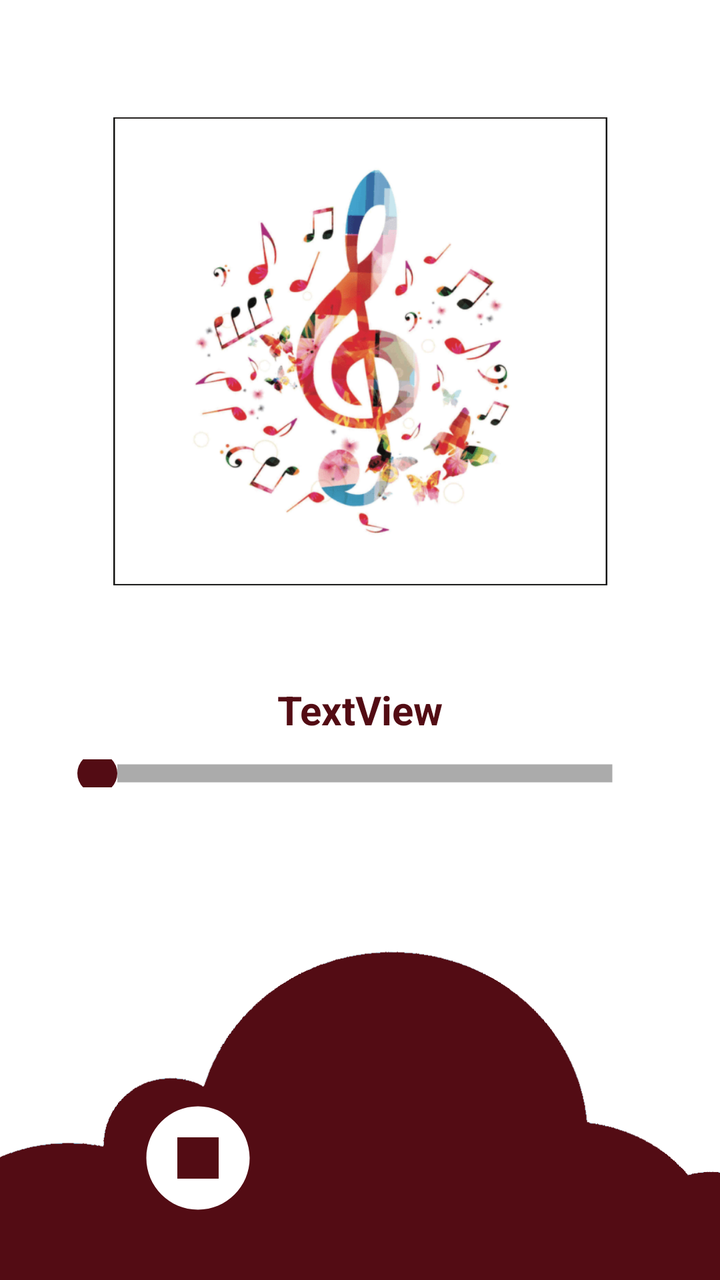
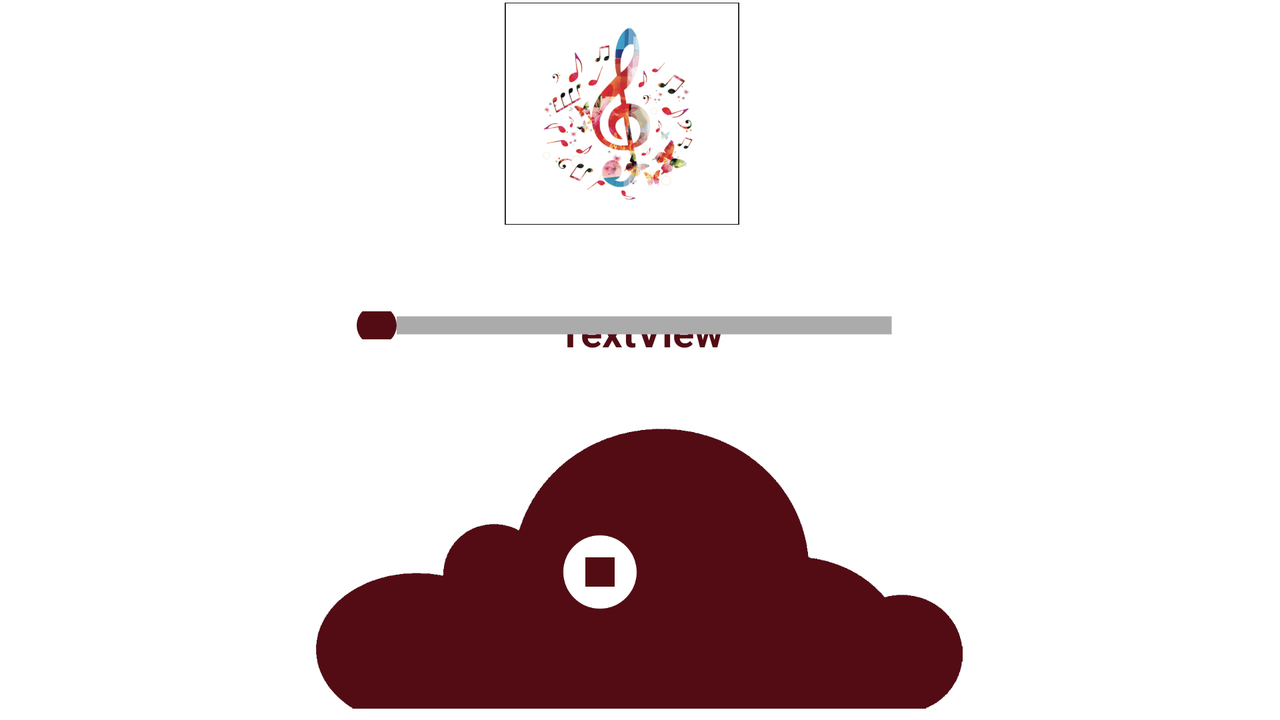

Two renders of one Android screen. The first uses the default layout on a phone; the second uses the alternative layout the repository ships for a different screen configuration, on a matching device. The two XML files are below.
<!-- AndroidManifest.xml: application theme Theme.BGP_MusicPlayer -->
<!-- res/layout/activity_play.xml -->
<?xml version="1.0" encoding="utf-8"?>
<androidx.constraintlayout.widget.ConstraintLayout xmlns:android="http://schemas.android.com/apk/res/android"
    xmlns:app="http://schemas.android.com/apk/res-auto"
    xmlns:tools="http://schemas.android.com/tools"
    android:layout_width="match_parent"
    android:layout_height="match_parent"
    tools:context=".PlayActivity">

    <ImageView
        android:id="@+id/imageView"
        android:layout_width="247dp"
        android:layout_height="236dp"
        app:layout_constraintBottom_toBottomOf="parent"
        app:layout_constraintEnd_toEndOf="parent"
        app:layout_constraintStart_toStartOf="parent"
        app:layout_constraintTop_toTopOf="parent"
        app:layout_constraintVertical_bias="0.143"
        app:srcCompat="@drawable/logo" />

    <ImageView
        android:id="@+id/ivVolume"
        android:layout_width="429dp"
        android:layout_height="245dp"
        app:layout_constraintBottom_toBottomOf="parent"
        app:layout_constraintEnd_toEndOf="parent"
        app:layout_constraintHorizontal_bias="0.492"
        app:layout_constraintStart_toStartOf="parent"
        app:layout_constraintTop_toBottomOf="@+id/imageView"
        app:layout_constraintVertical_bias="1.5"
        app:srcCompat="@drawable/base" />

    <ImageView
        android:id="@+id/ivPlay"
        android:layout_width="111dp"
        android:layout_height="108dp"
        android:layout_marginStart="156dp"
        android:layout_marginBottom="40dp"
        android:visibility="visible"
        app:layout_constraintBottom_toBottomOf="parent"
        app:layout_constraintStart_toStartOf="parent" />

    <ImageView
        android:id="@+id/ivStop"
        android:layout_width="62dp"
        android:layout_height="66dp"
        android:layout_marginStart="68dp"
        android:layout_marginBottom="28dp"
        app:layout_constraintBottom_toBottomOf="parent"
        app:layout_constraintStart_toStartOf="parent"
        app:srcCompat="@drawable/ic_baseline_stop_circle_24" />

    <ImageView
        android:id="@+id/imageView9"
        android:layout_width="30dp"
        android:layout_height="31dp"
        android:layout_marginStart="12dp"
        app:layout_constraintBottom_toBottomOf="@+id/ivRepeat"
        app:layout_constraintStart_toEndOf="@+id/ivRepeat"
        app:layout_constraintTop_toTopOf="@+id/ivRepeat"
        app:layout_constraintVertical_bias="1.0"
        app:srcCompat="@drawable/ic_baseline_volume_up_24" />

    <ImageView
        android:id="@+id/ivRepeat"
        android:layout_width="30dp"
        android:layout_height="31dp"
        android:layout_marginStart="284dp"
        android:layout_marginTop="52dp"
        app:layout_constraintStart_toStartOf="parent"
        app:layout_constraintTop_toTopOf="@+id/ivStop" />

    <SeekBar
        android:id="@+id/seekBarVolume"
        android:layout_width="150dp"
        android:layout_height="wrap_content"
        android:layout_marginTop="56dp"
        android:rotation="270"
        android:visibility="invisible"
        app:layout_constraintStart_toEndOf="@+id/ivPlay"
        app:layout_constraintTop_toTopOf="@+id/ivVolume" />

    <SeekBar
        android:id="@+id/sbProgress"
        android:layout_width="294dp"
        android:layout_height="14dp"
        android:progressDrawable="@drawable/seek_bar"
        android:thumb="@drawable/seek_thumb"
        app:layout_constraintBottom_toTopOf="@+id/ivVolume"
        app:layout_constraintEnd_toEndOf="parent"
        app:layout_constraintHorizontal_bias="0.495"
        app:layout_constraintStart_toStartOf="parent"
        app:layout_constraintTop_toBottomOf="@+id/imageView"
        app:layout_constraintVertical_bias="0.623" />

    <TextView
        android:id="@+id/tvName"
        android:layout_width="wrap_content"
        android:layout_height="wrap_content"
        android:layout_marginTop="40dp"
        android:text="TextView"
        android:textColor="@color/main"
        android:textSize="20sp"
        android:textStyle="bold"
        app:layout_constraintBottom_toTopOf="@+id/sbProgress"
        app:layout_constraintEnd_toEndOf="parent"
        app:layout_constraintStart_toStartOf="parent"
        app:layout_constraintTop_toBottomOf="@+id/imageView"
        app:layout_constraintVertical_bias="0.402" />

</androidx.constraintlayout.widget.ConstraintLayout>
<!-- resources referenced by this layout -->
<resources>
  <color name="main">#530C14</color>
  <!-- drawable base: png bitmap (drawable, 27595 bytes) -->
  <!-- drawable ic_baseline_stop_circle_24 (drawable) -->
  <vector android:height="55dp" android:tint="#FFFFFF"
      android:viewportHeight="24" android:viewportWidth="24"
      android:width="55dp" xmlns:android="http://schemas.android.com/apk/res/android">
      <path android:fillColor="@android:color/white"
          android:fillType="evenOdd" android:pathData="M8,16h8V8H8V16zM12,2C6.48,2 2,6.48 2,12s4.48,10 10,10s10,-4.48 10,-10S17.52,2 12,2L12,2z"/>
  </vector>
  <!-- drawable logo: png bitmap (drawable, 70363 bytes) -->
  <!-- drawable seek_bar (drawable) -->
  <layer-list xmlns:android="http://schemas.android.com/apk/res/android">
      <item android:id="@android:id/background">
          <shape
              android:shape="line">
              <stroke
                  android:color="@color/seek_bar_background"
                  android:width="@dimen/seek_bar_thickness"/>
          </shape>
      </item>
      <item android:id="@android:id/secondaryProgress">
          <clip>
              <shape
                  android:shape="line">
                  <stroke
                      android:color="@color/white"
                      android:width="@dimen/seek_bar_thickness"/>
              </shape>
          </clip>
      </item>
  
      <item android:id="@android:id/progress">
          <clip>
              <shape
                  android:shape="line">
                  <stroke
                      android:color="@color/main"
                      android:width="@dimen/seek_bar_thickness"/>
              </shape>
          </clip>
      </item>
  
  </layer-list>
  <!-- drawable seek_thumb (drawable) -->
  <shape xmlns:android="http://schemas.android.com/apk/res/android"
      android:shape="oval">
      <size
          android:height="@dimen/seek_bar_thumb_size"
          android:width="@dimen/seek_bar_thumb_size"
          />
      <solid android:color="@color/main"/>
  </shape>
  <style name="Theme.BGP_MusicPlayer" parent="Theme.MaterialComponents.DayNight.DarkActionBar">
          
          <item name="colorPrimary">@color/main</item>
          <item name="colorPrimaryVariant">@color/purple_700</item>
          <item name="colorOnPrimary">@color/white</item>
          
          <item name="colorSecondary">@color/main</item>
          <item name="colorSecondaryVariant">@color/teal_700</item>
          <item name="colorOnSecondary">@color/black</item>
          
          <item name="android:statusBarColor" tools:targetApi="l">?attr/colorPrimaryVariant</item>
          
      </style>
  <color name="seek_bar_background">#ababab</color>
  <dimen name="seek_bar_thickness">9dp</dimen>
  <color name="white">#FFFFFFFF</color>
  <dimen name="seek_bar_thumb_size">20dp</dimen>
  <color name="purple_700">#FF3700B3</color>
  <color name="teal_700">#FF018786</color>
  <color name="black">#FF000000</color>
</resources>
<!-- res/layout-land/activity_play.xml (the repository's variant of the layout above) -->
<!-- drawn on the phone turned sideways -->
<?xml version="1.0" encoding="utf-8"?>
<androidx.constraintlayout.widget.ConstraintLayout xmlns:android="http://schemas.android.com/apk/res/android"
    xmlns:app="http://schemas.android.com/apk/res-auto"
    xmlns:tools="http://schemas.android.com/tools"
    android:layout_width="match_parent"
    android:layout_height="match_parent"
    tools:context=".PlayActivity">

    <ImageView
        android:id="@+id/imageView"
        android:layout_width="158dp"
        android:layout_height="111dp"
        app:layout_constraintBottom_toBottomOf="parent"
        app:layout_constraintEnd_toEndOf="parent"
        app:layout_constraintHorizontal_bias="0.481"
        app:layout_constraintStart_toStartOf="parent"
        app:layout_constraintTop_toTopOf="parent"
        app:layout_constraintVertical_bias="0.006"
        app:srcCompat="@drawable/logo" />

    <ImageView
        android:id="@+id/ivVolume"
        android:layout_width="324dp"
        android:layout_height="152dp"
        app:layout_constraintBottom_toBottomOf="parent"
        app:layout_constraintEnd_toEndOf="parent"
        app:layout_constraintHorizontal_bias="0.498"
        app:layout_constraintStart_toStartOf="parent"
        app:layout_constraintTop_toBottomOf="@+id/imageView"
        app:layout_constraintVertical_bias="1.0"
        app:srcCompat="@drawable/base" />

    <ImageView
        android:id="@+id/ivPlay"
        android:layout_width="55dp"
        android:layout_height="48dp"
        android:layout_marginStart="352dp"
        android:layout_marginBottom="92dp"
        android:visibility="visible"
        app:layout_constraintBottom_toBottomOf="parent"
        app:layout_constraintStart_toStartOf="parent" />

    <ImageView
        android:id="@+id/ivStop"
        android:layout_width="48dp"
        android:layout_height="44dp"
        android:layout_marginStart="276dp"
        android:layout_marginBottom="52dp"
        app:layout_constraintBottom_toBottomOf="parent"
        app:layout_constraintStart_toStartOf="parent"
        app:srcCompat="@drawable/ic_baseline_stop_circle_24" />

    <ImageView
        android:id="@+id/imageView9"
        android:layout_width="30dp"
        android:layout_height="31dp"
        android:layout_marginStart="172dp"
        app:layout_constraintBottom_toBottomOf="@+id/ivRepeat"
        app:layout_constraintStart_toEndOf="@+id/ivRepeat"
        app:layout_constraintTop_toTopOf="@+id/ivRepeat"
        app:layout_constraintVertical_bias="0.0"
        app:srcCompat="@drawable/ic_baseline_volume_up_24" />

    <ImageView
        android:id="@+id/ivRepeat"
        android:layout_width="30dp"
        android:layout_height="31dp"
        android:layout_marginStart="284dp"
        android:layout_marginTop="52dp"
        app:layout_constraintStart_toStartOf="parent"
        app:layout_constraintTop_toTopOf="@+id/ivStop" />

    <SeekBar
        android:id="@+id/seekBarVolume"
        android:layout_width="150dp"
        android:layout_height="wrap_content"
        android:layout_marginStart="28dp"
        android:layout_marginTop="60dp"
        android:rotation="270"
        android:visibility="invisible"
        app:layout_constraintStart_toEndOf="@+id/ivPlay"
        app:layout_constraintTop_toTopOf="@+id/ivVolume" />

    <TextView
        android:id="@+id/tvName"
        android:layout_width="wrap_content"
        android:layout_height="wrap_content"
        android:layout_marginTop="40dp"
        android:text="TextView"
        android:textColor="@color/main"
        android:textSize="20sp"
        android:textStyle="bold"
        app:layout_constraintBottom_toTopOf="@+id/sbProgress"
        app:layout_constraintEnd_toEndOf="parent"
        app:layout_constraintHorizontal_bias="0.501"
        app:layout_constraintStart_toStartOf="parent"
        app:layout_constraintTop_toBottomOf="@+id/imageView"
        app:layout_constraintVertical_bias="0.0" />

    <SeekBar
        android:id="@+id/sbProgress"
        android:layout_width="294dp"
        android:layout_height="14dp"
        android:progressDrawable="@drawable/seek_bar"
        android:thumb="@drawable/seek_thumb"
        app:layout_constraintBottom_toTopOf="@+id/ivVolume"
        app:layout_constraintEnd_toEndOf="parent"
        app:layout_constraintHorizontal_bias="0.498"
        app:layout_constraintStart_toStartOf="parent"
        app:layout_constraintTop_toBottomOf="@+id/imageView"
        app:layout_constraintVertical_bias="0.53" />

</androidx.constraintlayout.widget.ConstraintLayout>
